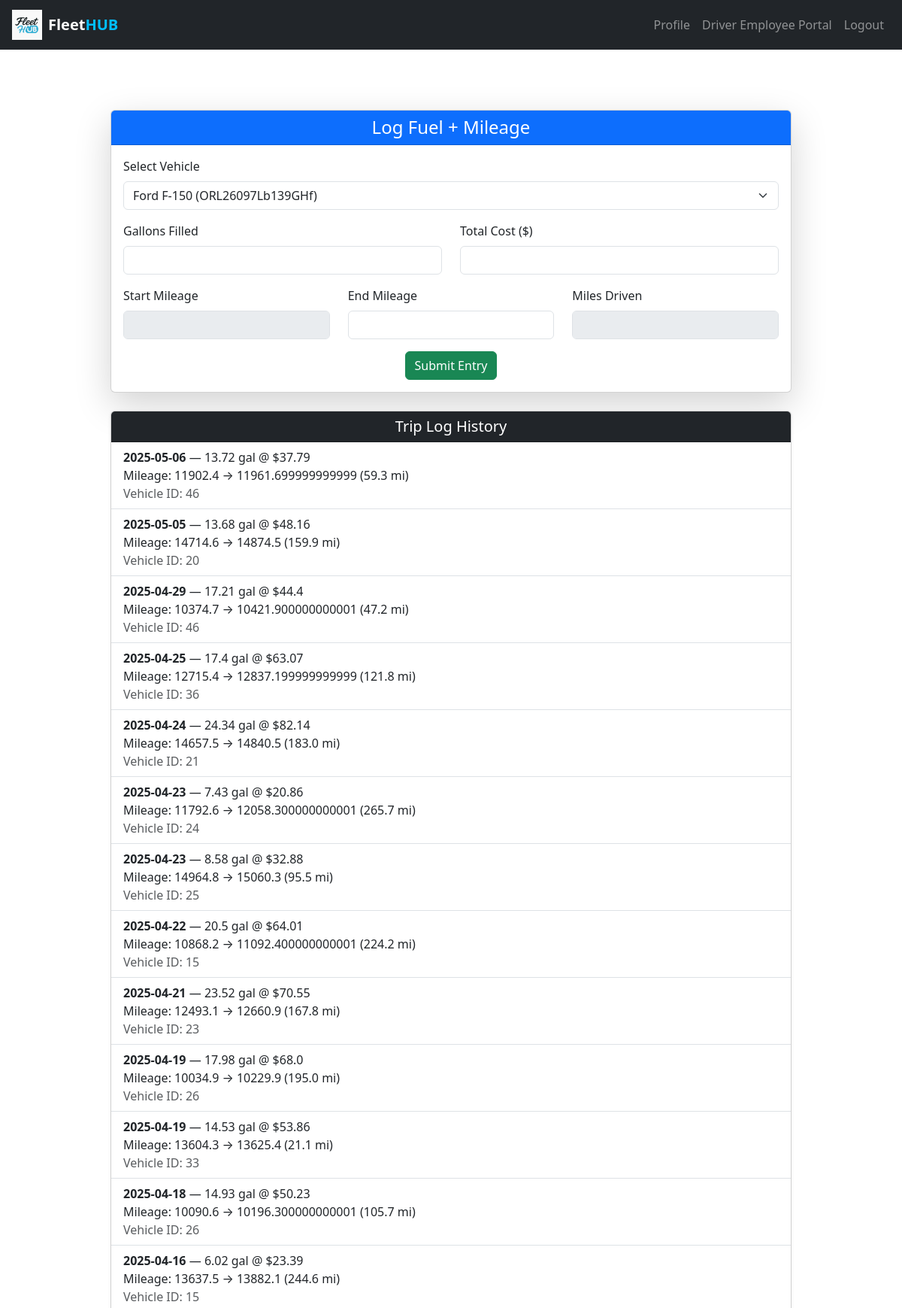
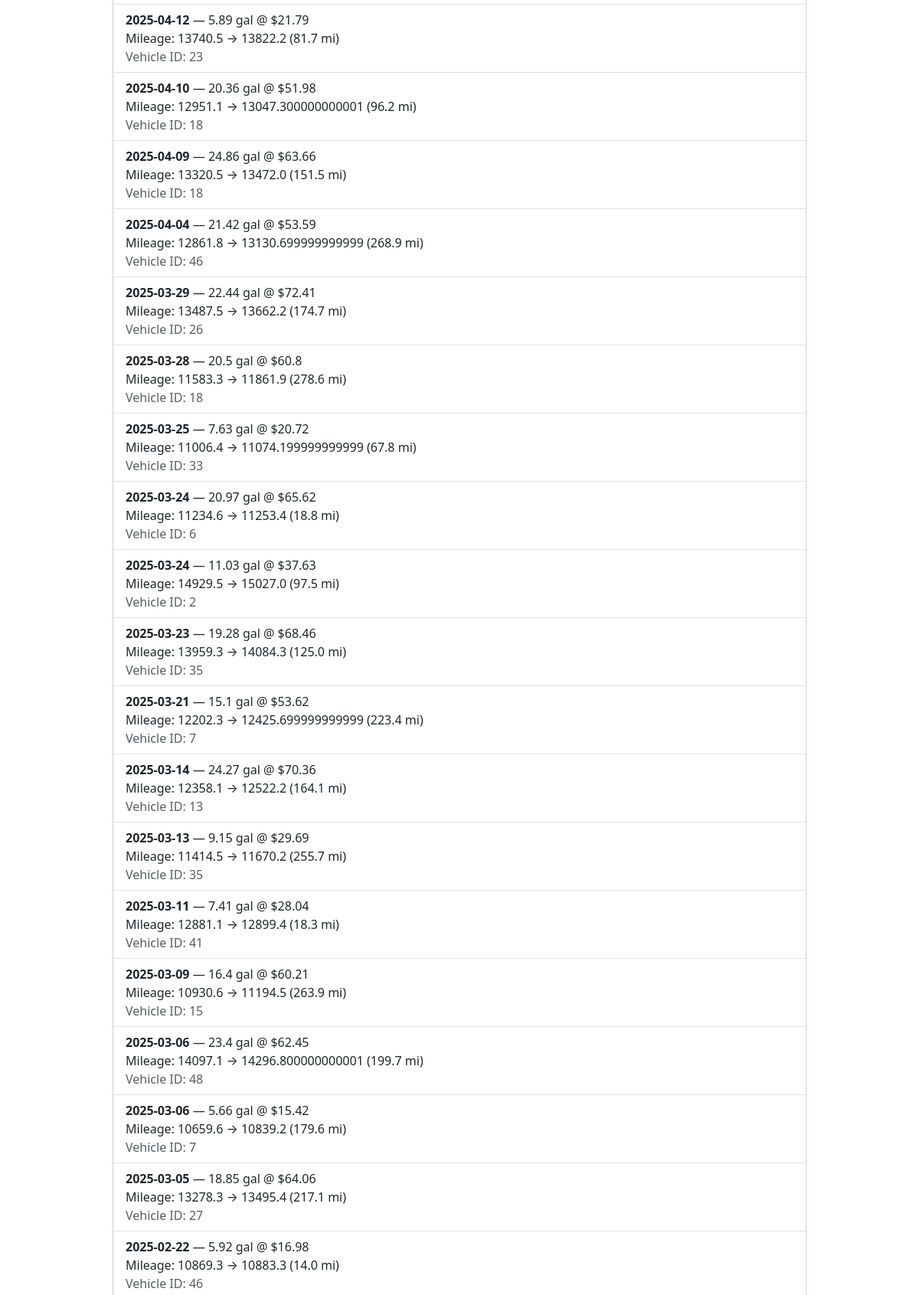
The page /log-trip (signed in, upper part) on the database its author committed (2 pictures, top to bottom).
### website/models.py (models this page shows)
class FuelLog(db.Model):
    id = db.Column(db.Integer, primary_key=True)
    vehicle_id = db.Column(db.Integer, db.ForeignKey('vehicle.id'))
    driver_id = db.Column(db.Integer, db.ForeignKey('user.id'))
    gallons = db.Column(db.Float)
    cost = db.Column(db.Float)
    date = db.Column(db.Date, default=func.now())
    start_mileage = db.Column(db.Float)
    end_mileage = db.Column(db.Float)
    miles_driven = db.Column(db.Float)

### website/views.py (the view)
        def wrapped(*args, **kwargs):
            if current_user.role != role:
                abort(403)
            return f(*args, **kwargs)

### website/__init__.py (called while the page is built)
def create_app():
    app = Flask(__name__)
    app.config['SECRET_KEY'] = 'hjshjhdjah kjshkjdhjs'
    app.config['SQLALCHEMY_DATABASE_URI'] = f'sqlite:///{DB_NAME}'
    db.init_app(app)
    from .views import views
    from .auth import auth
    app.register_blueprint(views, url_prefix='/')
    app.register_blueprint(auth, url_prefix='/')
    from .models import User
    with app.app_context():
        db.create_all()
    login_manager = LoginManager()
    login_manager.login_view = 'auth.login'
    login_manager.init_app(app)
    @login_manager.user_loader
    def load_user(id):
        return User.query.get(int(id))
    return app

### website/views.py (called while the page is built, shortened)
def role_required(role):
    def decorator(f):
        def wrapped(*args, **kwargs):
            if current_user.role != role:
                abort(403)
            return f(*args, **kwargs)
        wrapped.__name__ = f.__name__
        return wrapped
    return decorator

@views.route('/log-trip', methods=['GET', 'POST'])
@login_required
@role_required('Driver Employee')
def log_trip():
    assigned_vehicle_ids = [a.vehicle_id for a in current_user.assignments]
    vehicles = Vehicle.query.filter(Vehicle.id.in_(assigned_vehicle_ids)).all()
    logs = FuelLog.query.filter_by(driver_id=current_user.id).order_by(FuelLog.date.desc()).all()
    return render_template('driver_employee/log_trip.html', vehicles=vehicles, logs=logs)

### website/templates/driver_employee/log_trip.html (shortened to what this page needs)
{% extends "base.html" %}
{% block content %}
<div class="container mt-5">
  <div class="row justify-content-center">
    <div class="col-md-10">
      <div class="card shadow-lg mb-4">
        <div class="card-header bg-primary text-white text-center">
          <h4 class="mb-0">Log Fuel + Mileage</h4>
        </div>
        <div class="card-body">
          <form method="POST">
            <div class="mb-3">
              <label for="vehicle_id" class="form-label">Select Vehicle</label>
              <select name="vehicle_id" id="vehicle_id" class="form-select" required>
                {% for vehicle in vehicles %}
                  <option value="{{ vehicle.id }}">{{ vehicle.make }} {{ vehicle.model }} ({{ vehicle.vin }})</option>
                {% endfor %}
              </select>
            </div>
            <div class="row">
              <div class="col-md-6 mb-3">
                <label for="gallons" class="form-label">Gallons Filled</label>
                <input type="number" name="gallons" id="gallons" class="form-control" step="0.01" required>
              </div>
              <div class="col-md-6 mb-3">
                <label for="cost" class="form-label">Total Cost ($)</label>
                <input type="number" name="cost" id="cost" class="form-control" step="0.01" required>
              </div>
            </div>
            <div class="row">
              <div class="col-md-4 mb-3">
                <label for="start_mileage" class="form-label">Start Mileage</label>
                <input type="number" name="start_mileage" id="start_mileage" class="form-control" step="0.1" readonly>
              </div>
              <div class="col-md-4 mb-3">
                <label for="end_mileage" class="form-label">End Mileage</label>
                <input type="number" name="end_mileage" id="end_mileage" class="form-control" step="0.1" required>
              </div>
              <div class="col-md-4 mb-3">
                <label for="miles_driven" class="form-label">Miles Driven</label>
                <input type="number" name="miles_driven" id="miles_driven" class="form-control" step="0.1" readonly>
              </div>
            </div>
            <div class="text-center">
              <button type="submit" class="btn btn-success">Submit Entry</button>
            </div>
          </form>
        </div>
      </div>
      <div class="card shadow-sm">
        <div class="card-header bg-dark text-white text-center">
          <h5 class="mb-0">Trip Log History</h5>
        </div>
        <ul class="list-group list-group-flush">
          {% for log in logs %}
          <li class="list-group-item">
            <strong>{{ log.date.strftime('%Y-%m-%d') }}</strong> —
            {{ log.gallons }} gal @ ${{ log.cost }} <br>
            Mileage: {{ log.start_mileage }} → {{ log.end_mileage }} ({{ log.miles_driven }} mi) <br>
            <span class="text-muted">Vehicle ID: {{ log.vehicle_id }}</span>
          </li>
          {% else %}
          <li class="list-group-item text-muted text-center">No trip logs available.</li>
          {% endfor %}
        </ul>
      </div>
    </div>
  </div>
</div>
{% endblock %}

### rows shown on the page
FuelLog: date "2025-05-06", gallons "13.72", cost "37.79", start_mileage "11902.4", end_mileage "11961.699999999999", miles_driven "59.3", vehicle_id "46"
FuelLog: date "2025-05-05", gallons "13.68", cost "48.16", start_mileage "14714.6", end_mileage "14874.5", miles_driven "159.9", vehicle_id "20"
FuelLog: date "2025-04-29", gallons "17.21", cost "44.4", start_mileage "10374.7", end_mileage "10421.900000000001", miles_driven "47.2", vehicle_id "46"
FuelLog: date "2025-04-25", gallons "17.4", cost "63.07", start_mileage "12715.4", end_mileage "12837.199999999999", miles_driven "121.8", vehicle_id "36"
FuelLog: date "2025-04-24", gallons "24.34", cost "82.14", start_mileage "14657.5", end_mileage "14840.5", miles_driven "183.0", vehicle_id "21"
FuelLog: date "2025-04-23", gallons "7.43", cost "20.86", start_mileage "11792.6", end_mileage "12058.300000000001", miles_driven "265.7", vehicle_id "24"
FuelLog: date "2025-04-23", gallons "8.58", cost "32.88", start_mileage "14964.8", end_mileage "15060.3", miles_driven "95.5", vehicle_id "25"
FuelLog: date "2025-04-22", gallons "20.5", cost "64.01", start_mileage "10868.2", end_mileage "11092.400000000001", miles_driven "224.2", vehicle_id "15"
FuelLog: date "2025-04-21", gallons "23.52", cost "70.55", start_mileage "12493.1", end_mileage "12660.9", miles_driven "167.8", vehicle_id "23"
FuelLog: date "2025-04-19", gallons "17.98", cost "68.0", start_mileage "10034.9", end_mileage "10229.9", miles_driven "195.0", vehicle_id "26"
FuelLog: date "2025-04-19", gallons "14.53", cost "53.86", start_mileage "13604.3", end_mileage "13625.4", miles_driven "21.1", vehicle_id "33"
FuelLog: date "2025-04-18", gallons "14.93", cost "50.23", start_mileage "10090.6", end_mileage "10196.300000000001", miles_driven "105.7", vehicle_id "26"
FuelLog: date "2025-04-16", gallons "6.02", cost "23.39", start_mileage "13637.5", end_mileage "13882.1", miles_driven "244.6", vehicle_id "15"
FuelLog: date "2025-04-12", gallons "5.89", cost "21.79", start_mileage "13740.5", end_mileage "13822.2", miles_driven "81.7", vehicle_id "23"
FuelLog: date "2025-04-10", gallons "20.36", cost "51.98", start_mileage "12951.1", end_mileage "13047.300000000001", miles_driven "96.2", vehicle_id "18"
FuelLog: date "2025-04-09", gallons "24.86", cost "63.66", start_mileage "13320.5", end_mileage "13472.0", miles_driven "151.5", vehicle_id "18"
FuelLog: date "2025-04-04", gallons "21.42", cost "53.59", start_mileage "12861.8", end_mileage "13130.699999999999", miles_driven "268.9", vehicle_id "46"
FuelLog: date "2025-03-29", gallons "22.44", cost "72.41", start_mileage "13487.5", end_mileage "13662.2", miles_driven "174.7", vehicle_id "26"
FuelLog: date "2025-03-28", gallons "20.5", cost "60.8", start_mileage "11583.3", end_mileage "11861.9", miles_driven "278.6", vehicle_id "18"
FuelLog: date "2025-03-25", gallons "7.63", cost "20.72", start_mileage "11006.4", end_mileage "11074.199999999999", miles_driven "67.8", vehicle_id "33"
FuelLog: date "2025-03-24", gallons "20.97", cost "65.62", start_mileage "11234.6", end_mileage "11253.4", miles_driven "18.8", vehicle_id "6"
FuelLog: date "2025-03-24", gallons "11.03", cost "37.63", start_mileage "14929.5", end_mileage "15027.0", miles_driven "97.5", vehicle_id "2"
FuelLog: date "2025-03-23", gallons "19.28", cost "68.46", start_mileage "13959.3", end_mileage "14084.3", miles_driven "125.0", vehicle_id "35"
FuelLog: date "2025-03-21", gallons "15.1", cost "53.62", start_mileage "12202.3", end_mileage "12425.699999999999", miles_driven "223.4", vehicle_id "7"
FuelLog: date "2025-03-14", gallons "24.27", cost "70.36", start_mileage "12358.1", end_mileage "12522.2", miles_driven "164.1", vehicle_id "13"
FuelLog: date "2025-03-13", gallons "9.15", cost "29.69", start_mileage "11414.5", end_mileage "11670.2", miles_driven "255.7", vehicle_id "35"
FuelLog: date "2025-03-11", gallons "7.41", cost "28.04", start_mileage "12881.1", end_mileage "12899.4", miles_driven "18.3", vehicle_id "41"
FuelLog: date "2025-03-09", gallons "16.4", cost "60.21", start_mileage "10930.6", end_mileage "11194.5", miles_driven "263.9", vehicle_id "15"
FuelLog: date "2025-03-06", gallons "23.4", cost "62.45", start_mileage "14097.1", end_mileage "14296.800000000001", miles_driven "199.7", vehicle_id "48"
FuelLog: date "2025-03-06", gallons "5.66", cost "15.42", start_mileage "10659.6", end_mileage "10839.2", miles_driven "179.6", vehicle_id "7"
FuelLog: date "2025-03-05", gallons "18.85", cost "64.06", start_mileage "13278.3", end_mileage "13495.4", miles_driven "217.1", vehicle_id "27"
FuelLog: date "2025-02-22", gallons "5.92", cost "16.98", start_mileage "10869.3", end_mileage "10883.3", miles_driven "14.0", vehicle_id "46"

### other values the page prints
form field vehicle_id "Ford F-150 (ORL26097Lb139GHf)"
